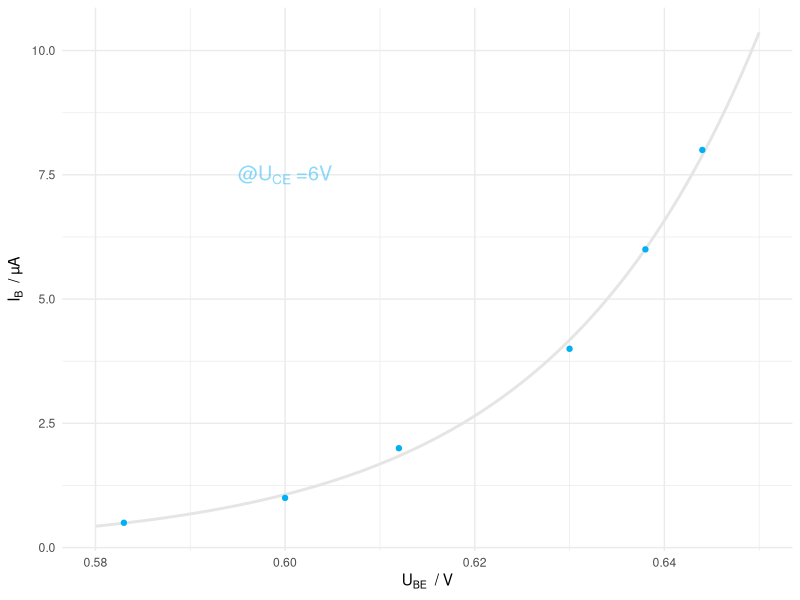

Write R code to recreate this figure.
library(ggplot2)

measurements <- read.csv("2_2.csv")

pdfWidth   <- 10
pdfHeight  <- pdfWidth * 0.618034

outputName <- "2_2_Eingangskennlinie.pdf"


xlims <- c(0, max(measurements$UBE))
ylims <- c(0, max(measurements$IB))

xlabel <- bquote("U"["BE"]~" / V")
ylabel <- bquote("I"["B"]~" / µA")

exp.model <- lm(log(IB) ~ UBE, data = measurements)


 xvals <- seq(0.58, 0.65, 0.00001)
 yvals <- exp( predict(exp.model, data.frame(UBE=xvals)  ))

points <- data.frame(x = xvals, y = yvals)


point_color <- "#00B0F6"
fade_color <- "#00B0F62F"

plot <- ggplot(data = measurements, aes(y = IB, x = UBE)) +
    theme_minimal() +
    xlab(xlabel) +
    ylab(ylabel) +
    scale_x_continuous() +
    scale_y_continuous() +
    #geom_point(color = "gray60", data=points, aes(x = x, y=y)) +
    geom_line(color = "gray90", data=points, aes(x = x, y=y), size=1) +
    geom_point(color = point_color) +
    annotate("text", x = 0.6, y=7.5, label=bquote("@U"["CE"]~"=6V"), color=fade_color, size=5)

pdf(outputName, pdfWidth, pdfHeight)
plot
